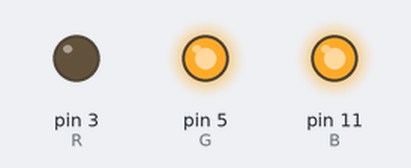
Recording of a program running on a simulated Raspberry Pi (header pin numbers). Parts: output pins drawn as LEDs (lit = HIGH). At 10.0 s the program stops and its outputs stay as they are.

Above: at 0.5 s.
At 1.5 s:
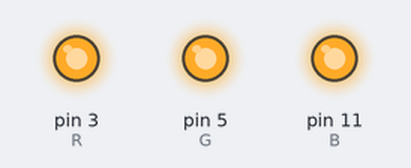
Timing chart, 0 to 3.0 s (numbered marks = the images above):
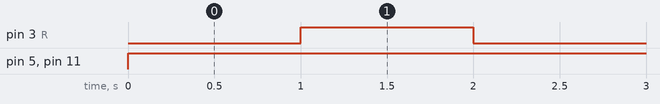

The program:

led2.py
```python
import RPi.GPIO as GPIO
import time
R=3
G=5
B=11
GPIO.setmode(GPIO.BOARD)
GPIO.setup(R,GPIO.OUT)
GPIO.setup(G,GPIO.OUT)
GPIO.setup(B,GPIO.OUT)
for i in range(5):
	GPIO.output(R,0)
	GPIO.output(G,1)
	GPIO.output(B,1)
	time.sleep(1)
	GPIO.output(R,1)
	GPIO.output(G,1)
	GPIO.output(B,1)
	time.sleep(1)
```

Measured:
- by itself, pin 3 (R): alternates HIGH for 1.0 s and LOW for 1.0 s, 9 changes in all, then stays HIGH
- by itself, pin 5 (G), pin 11 (B): LOW → HIGH at 0.00 s
